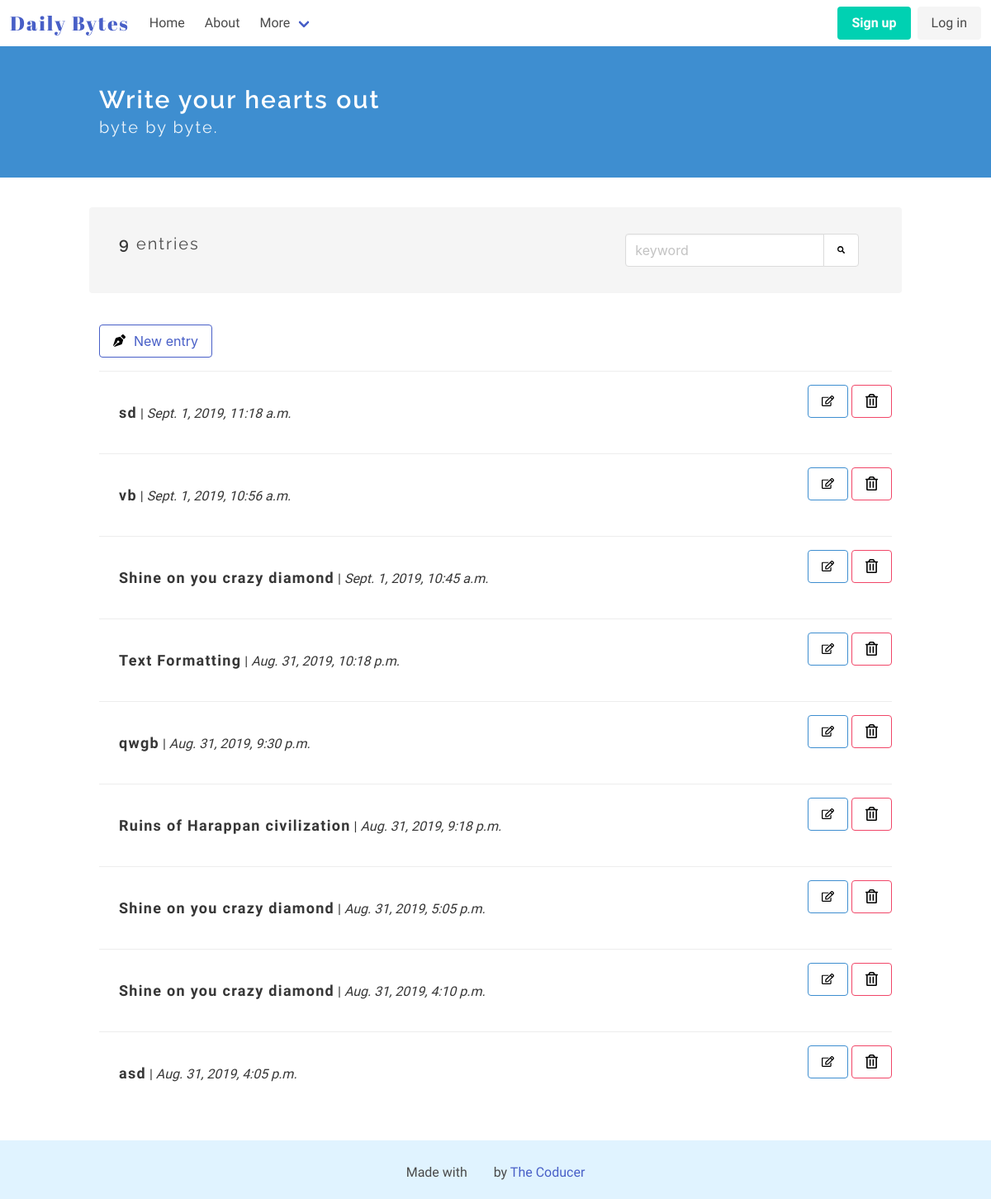
The app's page /, older data.
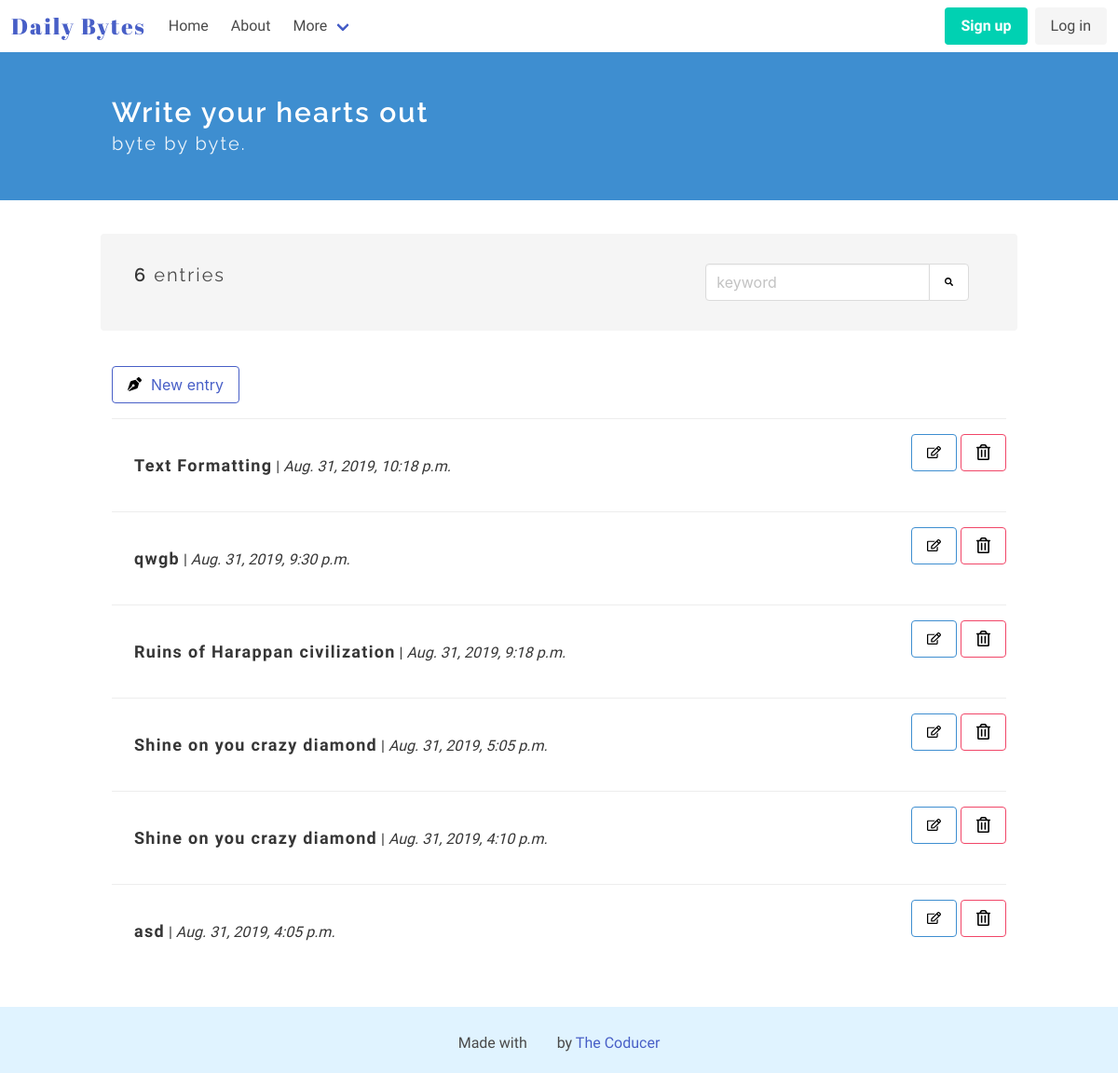
The same page, newer data.
### diary_app/models.py (models this page shows, shortened)
class Entry(models.Model):
    title = models.CharField(max_length=50, default='', verbose_name="")
    text = RichTextUploadingField(verbose_name="")
    date_posted = models.DateTimeField(auto_now_add = True)
    class Meta:
        verbose_name_plural = 'entries'

### diary_app/views.py (the view)
# urls.py: path('', EntryListView.as_view(), name = 'home'),
class EntryListView(ListView):
        model = Entry
        template_name = 'diary_app/index.html'
        context_object_name = 'entries'
        ordering = ['-date_posted']
        def get_context_data(self, **kwargs):
                context = super(EntryListView, self).get_context_data(**kwargs)
                context['count_entries'] = Entry.objects.all().count()
                ...
                return context

### diary_app/templates/diary_app/index.html (shortened to what this page needs)
<!DOCTYPE html>
<html lang="en">
<head>
</head>
<body>
    {% extends "./base.html" %}
    {% block content %}
    {% load static %}
    <section class="hero is-info">
        <div class="hero-body">
        <div class="container">
            <h1 class="title">
                Write your hearts out
            </h1>
            <h2 class="subtitle">
                byte by byte.
            </h2>
        </div>
        </div>
    </section>
    <section class="section">
        <div class="container">
            <div class="container my-top-bar">
            <div class="columns notification">
                <div class="column is-two-thirds">
                    <p class="subtitle is-5">
                        {% if count_entries < 1 %}
                            You don't have any entries
                        {% else %}
                            <strong>{{ count_entries }}</strong> entries
                        {% endif %}
                    </p>
                </div>
                <div class="column">
                <div class="field has-addons">
                    <p class="control">
                        <input class="input" type="text" placeholder="keyword">
                    </p>
                    <p class="control">
                        <button class="button">
                            <img class="search-icon" src="{% static '/images/search.svg' %}" alt="Add new byte" width=15px height=15px>
                        </button>
                    </p>
                    </div>
                    </div>
                </div>
                </div>
        <article class="media">
            <div class="media-content">
                <div class="content">
                    <a class="button is-link is-outlined" href="{% url 'add' %}"><img src="{% static '/images/pen.svg' %}" alt="Add new byte" width=15px height=15px style="margin-right: 10px;">New entry</a>
                </div>
            </div>
        </article>
        {% for entry in entries %}
        <article class="media">
                <div class="media-content">
                    <a href="/entry/{{entry.id}}">
                    <div class="content notification readmore-div">
                        <p>
                            <strong class="entry-title">{{ entry.title }}</strong> | <i>{{ entry.date_posted }}</i>
                        </p>
                    </div>
                    </a>
                </div>
                <div class="media-right">
                        <a class="button is-info is-outlined" href="/edit/{{entry.id}}"><img src="{% static '/images/edit.svg' %}" alt="Edit" width=15px height=15px></a>
                        <a class="button is-danger is-outlined" href="/confirmdelete/{{entry.id}}"><img src="{% static '/images/delete.svg' %}" alt="Delete" width=15px height=15px color: red;></a>
                </div>
            </article>
        {% endfor %}
    </div>
    </section>
    {% endblock %}

### diary_app/templates/diary_app/base.html (shortened to what this page needs)
<!DOCTYPE html>
<html lang="en">
<head>
    {% load static %}
    <link rel="stylesheet" href="https://cdnjs.cloudflare.com/ajax/libs/bulma/0.6.2/css/bulma.min.css" />
    <link rel="stylesheet" type="text/css" href="//code.ionicframework.com/ionicons/2.0.1/css/ionicons.min.css" />
    <link rel="stylesheet" href="{% static '/css/main.css' %}">
</head>
<body>
    {% include "./header.html" %}
    {% block content %} {% endblock %}
    {% include "./footer.html" %}
</body>
</html>

### diary_app/templates/diary_app/header.html (shortened to what this page needs)
<div id="app">
<nav class="navbar" role="navigation" aria-label="main navigation">
    <div class="navbar-brand">
      <a class="navbar-item" href="{% url 'home' %}">
        <h1 class="logo">Daily Bytes</h1>
      </a>
    </div>
    <div id="navbarBasicExample" class="navbar-menu">
      <div class="navbar-start">
        <a class="navbar-item" href="{% url 'home' %}">
            Home
        </a>
        <a class="navbar-item" href="/about/">
            About
        </a>
        <div class="navbar-item has-dropdown is-hoverable">
          <a class="navbar-link">
            More
          </a>
        </div>
      </div>
      <div class="navbar-end">
        <div class="navbar-item">
          <div class="buttons">
            <a class="button is-primary">
              <strong>Sign up</strong>
            </a>
            <a class="button is-light">
              Log in
            </a>
          </div>
        </div>
      </div>
    </div>
  </nav>
 </div>

### diary_app/templates/diary_app/footer.html
<footer class="footer">
        <div class="has-text-centered">
          <p>
                Made with <i class="icon ion-heart"></i> by <a href="https://thecoducer.github.io/" target="_blank">The Coducer</a>
          </p>
        </div>
      </footer>

### staticfiles/css/main.css (style rules this page uses)
.logo { font-family: 'Abril Fatface', cursive; font-size: 1.5em; letter-spacing: 2px; }
.navbar-item { font-family: 'Libre Franklin', sans-serif; }
.title { font-size: 30px; }
.title, .subtitle { font-family: 'Raleway', sans-serif; letter-spacing: 2px; }
p { font-family: 'Muli', sans-serif; }
.entry-title { font-family: 'Libre Franklin', sans-serif; font-size: 18px; letter-spacing: 1.3px; }
.my-top-bar { margin-bottom: 50px; }
.footer { flex-shrink: 0; padding: 20px; background-color: #e0f3ff; }
.section { flex: 1 0 auto; }
body { display: flex; flex-direction: column; height: 100vh; }
.readmore-div { background-color: transparent; color: #363636; }

Row changes from the older to the newer data that the page shows:
removed Entry: title "sd", date_posted "Sept. 1, 2019, 11:18 a.m."
removed Entry: title "vb", date_posted "Sept. 1, 2019, 10:56 a.m."
removed Entry: title "Shine on you crazy diamond", date_posted "Sept. 1, 2019, 10:45 a.m."
Text that changed along with them:
{{ count_entries }}: "9" → "6"
